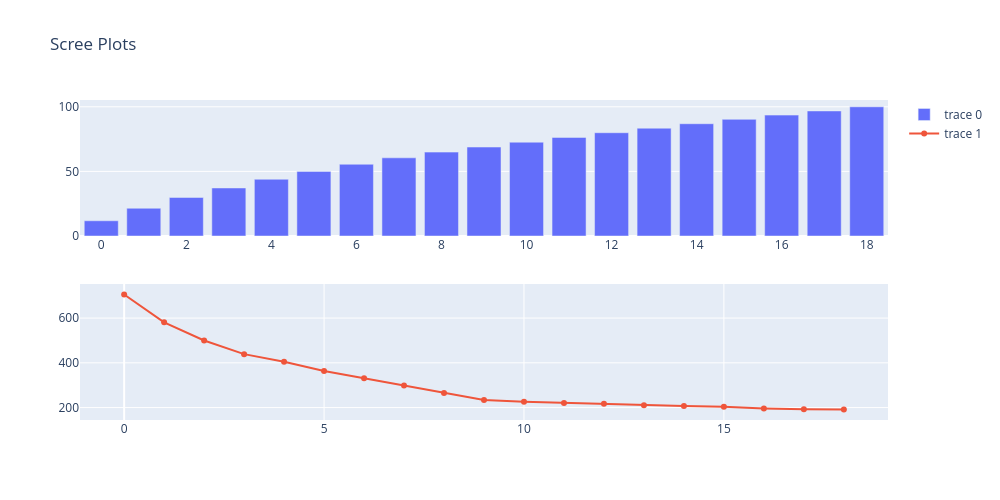

The code cell stored with this chart in its notebook:
### Code cell
#View the Scree plot to identify the elbow in the curve
fig = make_subplots(rows=2, cols=1)
fig.add_trace(
    go.Bar(
        x = SSDdf.index, 
        y = SSDdf.Percentage),
        row=1, col=1
)

fig.add_trace(
    go.Scatter(
        x = SSDdf.index, 
        y = SSDdf.SSD),
        row=2, col=1
)

fig.update_layout(height=500, width=1000, title_text="Scree Plots")
fig.show()

### Figure 1 — Plotly figure (JSON) as saved in the notebook; plotly's stock layout.template omitted (floating-point values rounded to 4 significant figures)
{"data": [{"type": "bar", "x": [0, 1, 2, 3, 4, 5, 6, 7, 8, 9, 10, 11, 12, 13, 14, 15, 16, 17, 18], "xaxis": "x", "y": [11.78, 21.49, 29.84, 37.17, 43.93, 50.0, 55.53, 60.51, 64.93, 68.84, 72.62, 76.31, 79.93, 83.45, 86.91, 90.3, 93.58, 96.8, 100], "yaxis": "y"}, {"type": "scatter", "x": [0, 1, 2, 3, 4, 5, 6, 7, 8, 9, 10, 11, 12, 13, 14, 15, 16, 17, 18], "xaxis": "x2", "y": [705.2, 581.0, 499.8, 438.9, 404.7, 363.4, 330.8, 298.2, 264.7, 233.9, 226.3, 221.0, 216.7, 210.4, 207.1, 203.3, 196.1, 192.8, 191.7], "yaxis": "y2"}], "layout": {"height": 500, "title": {"text": "Scree Plots"}, "width": 1000, "xaxis": {"anchor": "y", "domain": [0, 1]}, "xaxis2": {"anchor": "y2", "domain": [0, 1]}, "yaxis": {"anchor": "x", "domain": [0.575, 1]}, "yaxis2": {"anchor": "x2", "domain": [0, 0.425]}}}
